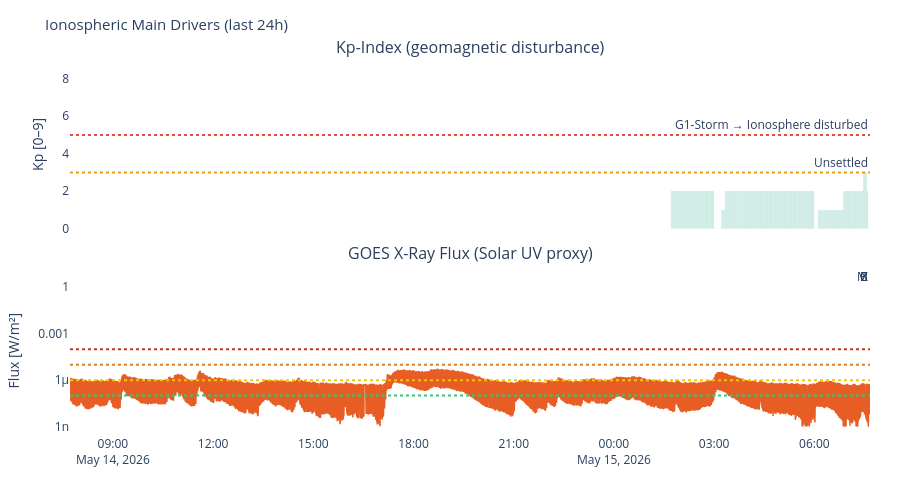

Here is the notebook cell this chart was saved with:
### Markdown cell above
---
## 3. Visualizations

### Code cell
# ============================================================
# KP-INDEX + X-RAY FLUX – the two main ionospheric drivers
# ============================================================

n_panels = sum([df_kp is not None, df_xray is not None])
if n_panels > 0:
    titles = []
    if df_kp    is not None: titles.append('Kp-Index (geomagnetic disturbance)')
    if df_xray  is not None: titles.append('GOES X-Ray Flux (Solar UV proxy)')

    fig = make_subplots(rows=n_panels, cols=1, shared_xaxes=True,
                        subplot_titles=titles, vertical_spacing=0.1)
    row = 1

    if df_kp is not None:
        colors_kp = ['#2ecc71' if k < 4 else '#f39c12' if k < 6 else '#e74c3c'
                     for k in df_kp['kp']]
        fig.add_trace(go.Bar(x=df_kp['time'], y=df_kp['kp'],
                             marker_color=colors_kp, opacity=0.8, name='Kp'), row=row, col=1)
        fig.add_hline(y=5, line_dash='dot', line_color='#e74c3c',
                      annotation_text='G1-Storm → Ionosphere disturbed', row=row, col=1)
        fig.add_hline(y=3, line_dash='dot', line_color='#f39c12',
                      annotation_text='Unsettled', row=row, col=1)
        fig.update_yaxes(title_text='Kp [0–9]', range=[0,9], row=row, col=1)
        row += 1

    if df_xray is not None:
        fig.add_trace(go.Scatter(x=df_xray['time'], y=df_xray['flux'],
                                 line=dict(color='#E85D24', width=1.5), name='X-Ray'),
                      row=row, col=1)
        for lvl, lbl, col in [(1e-4,'X','#c0392b'),(1e-5,'M','#e67e22'),
                               (1e-6,'C','#f1c40f'),(1e-7,'B','#2ecc71')]:
            fig.add_hline(y=lvl, line_dash='dot', line_color=col,
                          annotation_text=lbl, row=row, col=1)
        fig.update_yaxes(type='log', title_text='Flux [W/m²]', row=row, col=1)
        row += 1

    fig.update_layout(
        title=dict(text='Ionospheric Main Drivers (last 24h)', font=dict(size=15)),
        height=200 * n_panels + 80,
        showlegend=False, plot_bgcolor='rgba(0,0,0,0)', paper_bgcolor='rgba(0,0,0,0)',
        margin=dict(l=70, r=30, t=60, b=40)
    )
    fig.show()

### Figure 1 — Plotly figure (JSON) as saved in the notebook; plotly's stock layout.template omitted (floating-point values rounded to 4 significant figures; data arrays with more than 128 entries replaced by an {"elided": "..."} marker saying what was removed)
{"data": [{"marker": {"color": {"elided": "354 str values"}}, "name": "Kp", "opacity": 0.8, "type": "bar", "x": {"elided": "354 str values"}, "xaxis": "x", "y": {"elided": "354 float values"}, "yaxis": "y"}, {"line": {"color": "#E85D24", "width": 1.5}, "name": "X-Ray", "type": "scatter", "x": {"elided": "2872 str values"}, "xaxis": "x2", "y": {"elided": "2872 float values"}, "yaxis": "y2"}], "layout": {"annotations": [{"font": {"size": 16}, "showarrow": false, "text": "Kp-Index (geomagnetic disturbance)", "x": 0.5, "xanchor": "center", "xref": "paper", "y": 1.0, "yanchor": "bottom", "yref": "paper"}, {"font": {"size": 16}, "showarrow": false, "text": "GOES X-Ray Flux (Solar UV proxy)", "x": 0.5, "xanchor": "center", "xref": "paper", "y": 0.45, "yanchor": "bottom", "yref": "paper"}, {"showarrow": false, "text": "G1-Storm → Ionosphere disturbed", "x": 1, "xanchor": "right", "xref": "x domain", "y": 5, "yanchor": "bottom", "yref": "y"}, {"showarrow": false, "text": "Unsettled", "x": 1, "xanchor": "right", "xref": "x domain", "y": 3, "yanchor": "bottom", "yref": "y"}, {"showarrow": false, "text": "X", "x": 1, "xanchor": "right", "xref": "x2 domain", "y": 0.0001, "yanchor": "bottom", "yref": "y2"}, {"showarrow": false, "text": "M", "x": 1, "xanchor": "right", "xref": "x2 domain", "y": 1e-05, "yanchor": "bottom", "yref": "y2"}, {"showarrow": false, "text": "C", "x": 1, "xanchor": "right", "xref": "x2 domain", "y": 1e-06, "yanchor": "bottom", "yref": "y2"}, {"showarrow": false, "text": "B", "x": 1, "xanchor": "right", "xref": "x2 domain", "y": 1e-07, "yanchor": "bottom", "yref": "y2"}], "height": 480, "margin": {"b": 40, "l": 70, "r": 30, "t": 60}, "paper_bgcolor": "rgba(0,0,0,0)", "plot_bgcolor": "rgba(0,0,0,0)", "shapes": [{"line": {"color": "#e74c3c", "dash": "dot"}, "type": "line", "x0": 0, "x1": 1, "xref": "x domain", "y0": 5, "y1": 5, "yref": "y"}, {"line": {"color": "#f39c12", "dash": "dot"}, "type": "line", "x0": 0, "x1": 1, "xref": "x domain", "y0": 3, "y1": 3, "yref": "y"}, {"line": {"color": "#c0392b", "dash": "dot"}, "type": "line", "x0": 0, "x1": 1, "xref": "x2 domain", "y0": 0.0001, "y1": 0.0001, "yref": "y2"}, {"line": {"color": "#e67e22", "dash": "dot"}, "type": "line", "x0": 0, "x1": 1, "xref": "x2 domain", "y0": 1e-05, "y1": 1e-05, "yref": "y2"}, {"line": {"color": "#f1c40f", "dash": "dot"}, "type": "line", "x0": 0, "x1": 1, "xref": "x2 domain", "y0": 1e-06, "y1": 1e-06, "yref": "y2"}, {"line": {"color": "#2ecc71", "dash": "dot"}, "type": "line", "x0": 0, "x1": 1, "xref": "x2 domain", "y0": 1e-07, "y1": 1e-07, "yref": "y2"}], "showlegend": false, "title": {"font": {"size": 15}, "text": "Ionospheric Main Drivers (last 24h)"}, "xaxis": {"anchor": "y", "domain": [0.0, 1.0], "matches": "x2", "showticklabels": false}, "xaxis2": {"anchor": "y2", "domain": [0.0, 1.0]}, "yaxis": {"anchor": "x", "domain": [0.55, 1.0], "range": [0, 9], "title": {"text": "Kp [0–9]"}}, "yaxis2": {"anchor": "x2", "domain": [0.0, 0.45], "title": {"text": "Flux [W/m²]"}, "type": "log"}}}
